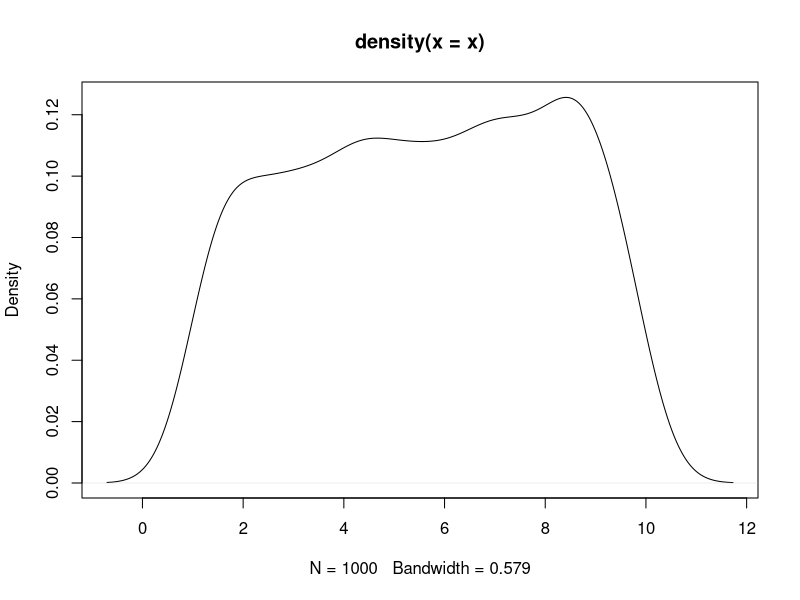
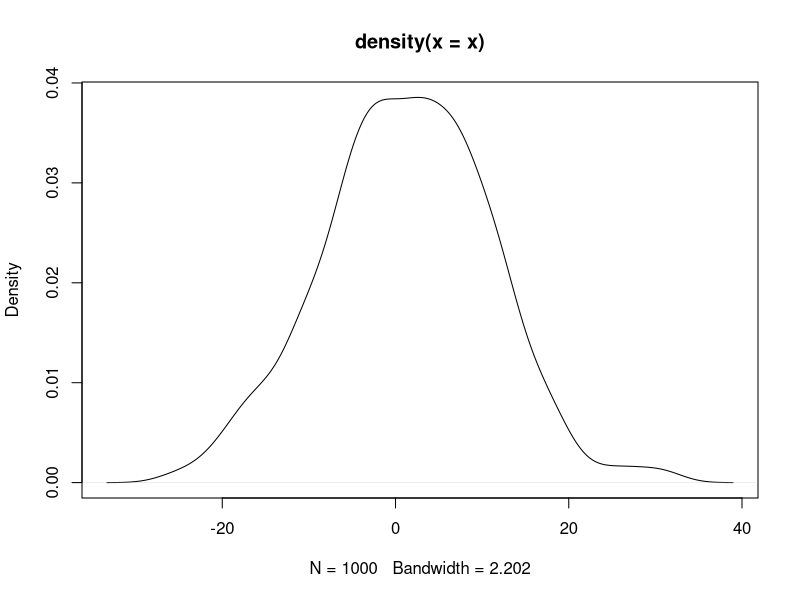
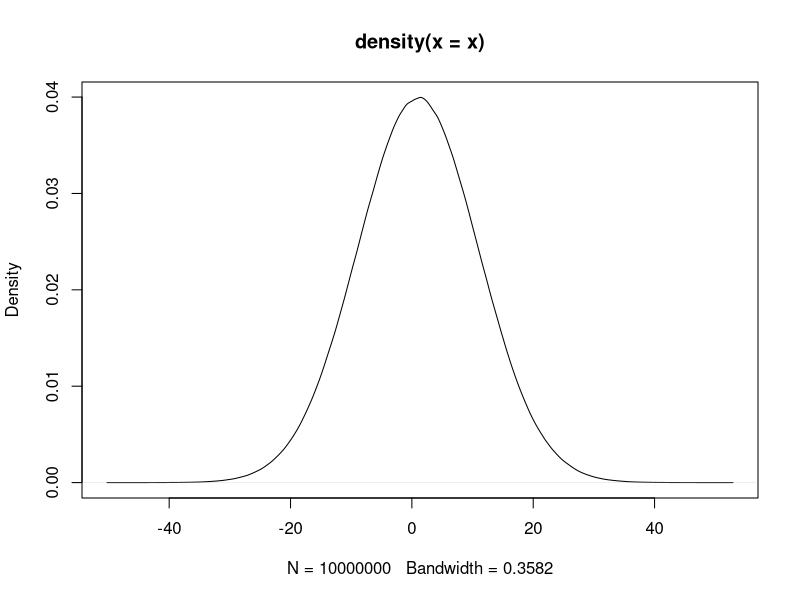
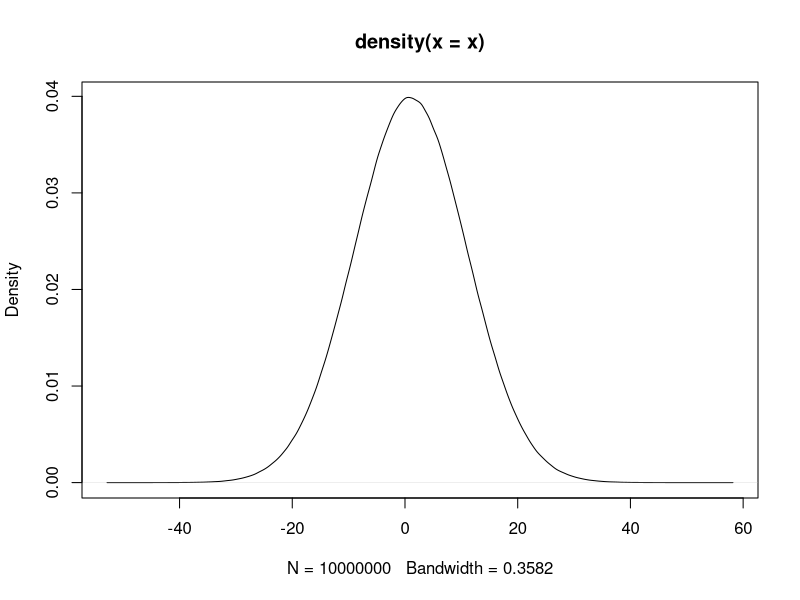

Reproduce these figures in R, in order.
## ---- chunk 1
knitr::opts_chunk$set(echo = TRUE)
## ---- chunk 2
a <- 1
b <- c(1, 2, 3, 4)
c <- c("1", "2", "3", "4")
d <- c(b, a)
e <- "abcd"
## ---- chunk 3
# df <- data.frame(a = c(1, 2, 3), b = c(3, 4, 5))
## ---- chunk 4
income <- c(70100, 51300, 51100, 48400, 47600, 43000)
county <- c("台北", "新北", "桃園", "高雄", "台中", "台南")
population <- c(2.6, 3.9, 2.2, 2.7, 2.8, 1.8)
area <- c(271.8, 2052.5, 1221, 2951.9, 2214.9, 2191.7)
## ---- chunk 5
a <- seq(11, 99, 11)
a
b <- 11:20
b
## ---- chunk 6
x <- runif(1000, 1, 10) # uniform dist, n=1000
plot(density(x))
x <- rnorm(1000, 1, 10) # uniform dist, n=1000
plot(density(x))
x <- rnorm(10000000, 1, 10) # normal dist, n=1000
plot(density(x))
## ---- chunk 7
county
income
head(county)
tail(county)
length(county)
# View(county)
## ---- chunk 8
county
county[c(5, 3, 1)] # how about country[c(1, 3, 5)]
county[3:6] # is it equal to country[c(3, 4, 5, 6)]
a <- 11:19
a[3:length(a)]
a[length(a):3]
## ---- chunk 9
b <- 11:20
b[-(3:5)]
b[-c(1, 3, 5)]
b
## ---- chunk 10
b <- b[-(3:5)]
b

a <- seq(11, 99, 11)
a <- a[-c(1, 3, 5)]
a

## ---- chunk 11
a <- 1:10
a <- c(a, 11)
a
b
a <- c(a, b)
a
a <- c(a, a, b)
a
## ---- chunk 12
a <- 11:19
a + 3
a / 2

a %% 2
a %/% 2
a %% 2== 0
a %% 2 != 0
a[a%% 2 == 0]
a[a%%2 != 0]
a <- a %% 2 	# modular arithmetic, get the reminder
a <- a %/% 2 	# Quotient

## ---- chunk 13
a %% 2 == 0 	# deteting odd/even number
a %% 2 != 0
a[a%%2==0]
a > b
income > mean(income)

TRUE == T 		# == equal to,
TRUE != F    	# != Not equal to

any(a>11) # is there any element larger than 1
all(a>11) # are all elements larger than 1

## ---- chunk 14
a <- seq(11, 55, 11)
a[c(T, F, T, F, T)]
a[a%%2==1]
a%%2
a%%2==1
a <- c("你好","你好棒棒","你好棒","你真的好棒")
a[nchar(a)>3]

# which will return "index-of"
a <- seq(11, 55, 11)
a[which(a%%2==1)]
which(a%%2==1)
## ---- chunk 15
x <- c(33, 55, 22, 13, 4, 24)
sort(x)
x <- sort(x) # assign to replace original x
order(x) 
x[order(x)]
## ---- chunk 16
a <- 11:19
min(a); max(a); mean(a); median(a); sd(a)
log2(a)
log1p(a)
?log1p
## ---- chunk 17
mode(county)				# character
mode(income)					# numeric
mode(income > mean(income))	# logical

testing <- c("26.142", "12.008", "7.032", "13.646", "4.589")
mode(testing)				# character

## ---- chunk 18
income.c <- as.character(income)
population.c <- as.numeric(population)

a <- seq(11, 99, 11)
a <- c(a, "100")

a <- seq(11, 99, 11)
sum(a%%2==1)

## ---- chunk 19
a <- seq(11, 55, 11)
paste("A", a)		# concatenate
paste0("A", a)		# concatenate

## ---- chunk 20
x.a <- rnorm(1000, 1, 10)

# 1.1 Filter out extreme values out of two standard deviations


# 1.2 Plotting the distribution of the remaining vector x.a


# 1.3 Calculate the 25% 50% and 75% quantile of vector x.a. You may google "quantile r"


# 1.4 Get the sequence between 25% to 75%


## ---- chunk 21
x.b <- c("a", "b", "c", "d", "e", "f", "g", "h", "i", "j", "k")

# 2.1 Get only elements at odd positions

# 2.2 Truncate the first 2 elements and the last 2 elements

## ---- chunk 22
population <- c(158228, 126687, 228075, 204903, 308383)
town <- c("中正", "大同", "中山", "松山", "大安")

# 3.1 Sort the population, 
# the reuslt should be [1] 126687 158228 204903 228075 308383


# 3.2 Sort populations in decreasing order 
# (Google it or check help)
# Result: [1] 308383 228075 204903 158228 126687

# 3.3 Sort town names according to population in decreasing order
# Result: [1] "大安" "中山" "松山" "中正" "大同"


## ---- chunk 23
# 4.1 Print current time
# e.g., "2019-09-02 21:31:36 CST"


# 4.2 Check the data type of current time


# 4.3 Print today
# e.g., [1] "2019-09-02"


# 4.4 Check the data type of date


# 4.5 Write example to compare following functions: print(), cat(), and message() 


## ---- chunk 24
# 5.1 Using google to find out how to measure the ruuning time of the following code

x <- rnorm(10000000, 1, 10) 
plot(density(x))
